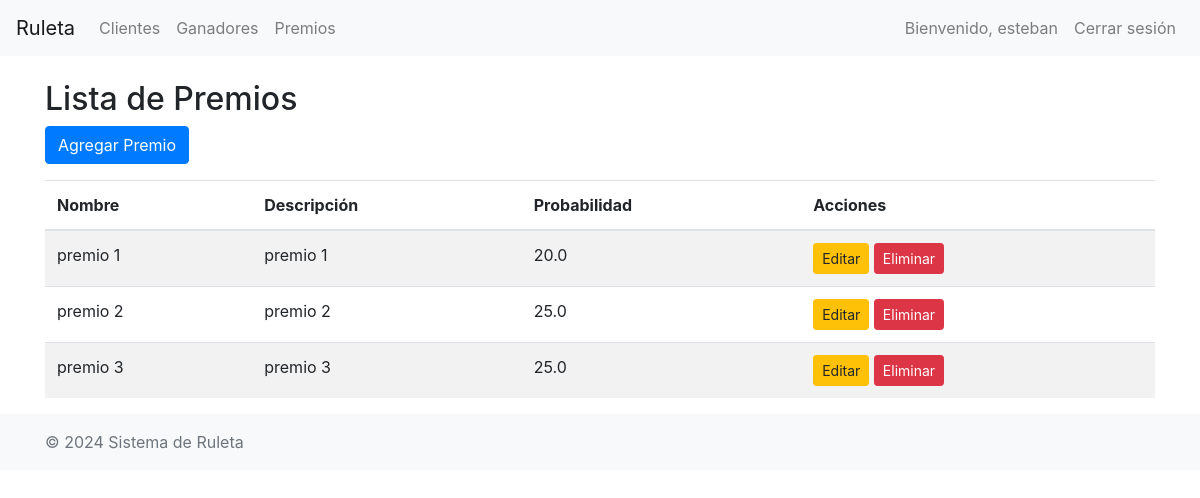
The page /ruleta/premios/ (signed in) on the database its author committed.
### ruleta/models.py (models this page shows, shortened)
class Premio(models.Model):
    nombre = models.CharField(max_length=100)
    descripcion = models.TextField()
    probabilidad = models.FloatField()

### ruleta/views.py (the view)
# urls.py: path('premios/', views.PremioListView.as_view(), name='premio_list'),
class PremioListView(LoginRequiredMixin, AdminRequiredMixin, ListView):
    model = Premio
    template_name = 'ruleta/premios_list.html'
    context_object_name = 'premios'

### ruleta/views.py (called while the page is built)
    def test_func(self):
        return self.request.user.is_staff or self.request.user.is_superuser

### ruleta/templates/ruleta/premio_list.html
{% extends "base.html" %}
{% block content %}
  <h2>Lista de Premios</h2>
  <a href="{% url 'premio_create' %}" class="btn btn-primary mb-3">Agregar Premio</a>
  <table class="table table-striped">
    <thead>
      <tr>
        <th>Nombre</th>
        <th>Descripción</th>
        <th>Probabilidad</th>
        <th>Acciones</th>
      </tr>
    </thead>
    <tbody>
      {% for premio in premios %}
        <tr>
          <td>{{ premio.nombre }}</td>
          <td>{{ premio.descripcion }}</td>
          <td>{{ premio.probabilidad }}</td>
          <td>
            <a href="{% url 'premio_update' premio.pk %}" class="btn btn-warning btn-sm">Editar</a>
            <a href="{% url 'premio_delete' premio.pk %}" class="btn btn-danger btn-sm">Eliminar</a>
          </td>
        </tr>
      {% endfor %}
    </tbody>
  </table>
{% endblock %}

### ruleta/templates/base.html (shortened to what this page needs)
<!DOCTYPE html>
<html lang="en">
<head>
    <link rel="stylesheet" href="https://maxcdn.bootstrapcdn.com/bootstrap/4.5.2/css/bootstrap.min.css">
</head>
<body>
    <nav class="navbar navbar-expand-lg navbar-light bg-light">
        <a class="navbar-brand" href="#">Ruleta</a>
        <div class="collapse navbar-collapse" id="navbarNav">
            <ul class="navbar-nav mr-auto">
                <li class="nav-item">
                    <a class="nav-link" href="{% url 'cliente_list' %}">Clientes</a>
                </li>
                <li class="nav-item">
                    <a class="nav-link" href="{% url 'ganador_list' %}">Ganadores</a>
                </li>
                <li class="nav-item">
                    <a class="nav-link" href="{% url 'premio_list' %}">Premios</a>
                </li>
            </ul>
            <ul class="navbar-nav ml-auto">
                {% if user.is_authenticated %}
                    <li class="nav-item">
                        <span class="nav-link">Bienvenido, {{ user.username }}</span>
                    </li>
                    <li class="nav-item">
                        <form method="post" action="{% url 'logout' %}">
                            <button type="submit" class="btn btn-outline-danger nav-link" style="border: none;">Cerrar sesión</button>
                        </form>
                    </li>
                {% else %}
                    <li class="nav-item">
                        <a class="nav-link btn btn-outline-primary" href="{% url 'login' %}">Iniciar sesión</a>
                    </li>
                {% endif %}
            </ul>
        </div>
    </nav>
    <div class="container mt-4">
        {% block content %}
        {% endblock %}
    </div>
    <footer class="footer mt-auto py-3 bg-light">
        <div class="container">
            <span class="text-muted">© 2024 Sistema de Ruleta</span>
        </div>
    </footer>
</body>
</html>

### rows shown on the page
Premio: nombre "premio 1", descripcion "premio 1", probabilidad "20.0"
Premio: nombre "premio 2", descripcion "premio 2", probabilidad "25.0"
Premio: nombre "premio 3", descripcion "premio 3", probabilidad "25.0"

### other values the page prints
{{ user.username }} "esteban"
